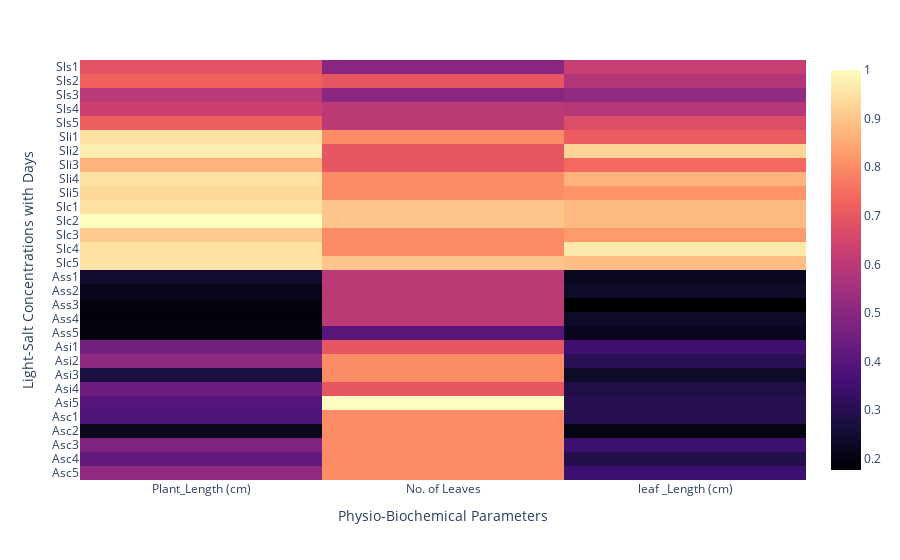

Write notebook code for a chart like this one.
### Code cell
# Load the CSV file into a pandas DataFrame
data = pd.read_csv("./water_stress_p1.csv")

# Set the variables as the x-axis and the first column as the y-axis
x = data.columns[6:9]
y = data.iloc[:, 1]

# Convert DataFrame to matrix
data_matrix = data.iloc[:, 6:9].values

# Normalize the data_matrix
scaler = MinMaxScaler()
data_matrix_normalized = scaler.fit_transform(data_matrix)

# Create the heatmap using plotly.express
fig = px.imshow(data_matrix_normalized, x=x, y=y, labels={'x':'Physio-Biochemical Parameters', 'y':'Light-Salt Concentrations with Days'}, color_continuous_scale='magma', aspect='auto')

# Show the heatmap
fig.show()
# fig.write_html('./heatmap.png')

### Figure 1 — Plotly figure (JSON) as saved in the notebook; plotly's stock layout.template omitted (floating-point values rounded to 4 significant figures; data arrays with more than 128 entries replaced by an {"elided": "..."} marker saying what was removed)
{"data": [{"coloraxis": "coloraxis", "hovertemplate": "Physio-Biochemical Parameters: %{x}<br>Light-Salt Concentrations with Days: %{y}<br>color: %{z}<extra></extra>", "name": "0", "type": "heatmap", "x": ["Plant_Length (cm)", "No. of Leaves", "leaf _Length (cm)"], "xaxis": "x", "y": {"elided": "180 str values"}, "yaxis": "y", "z": {"elided": "180x3 float values"}}], "layout": {"coloraxis": {"colorscale": [[0, "#000004"], [0.1111, "#180f3d"], [0.2222, "#440f76"], [0.3333, "#721f81"], [0.4444, "#9e2f7f"], [0.5556, "#cd4071"], [0.6667, "#f1605d"], [0.7778, "#fd9668"], [0.8889, "#feca8d"], [1, "#fcfdbf"]]}, "margin": {"t": 60}, "xaxis": {"anchor": "y", "domain": [0, 1], "title": {"text": "Physio-Biochemical Parameters"}}, "yaxis": {"anchor": "x", "autorange": "reversed", "domain": [0, 1], "title": {"text": "Light-Salt Concentrations with Days"}}}}
